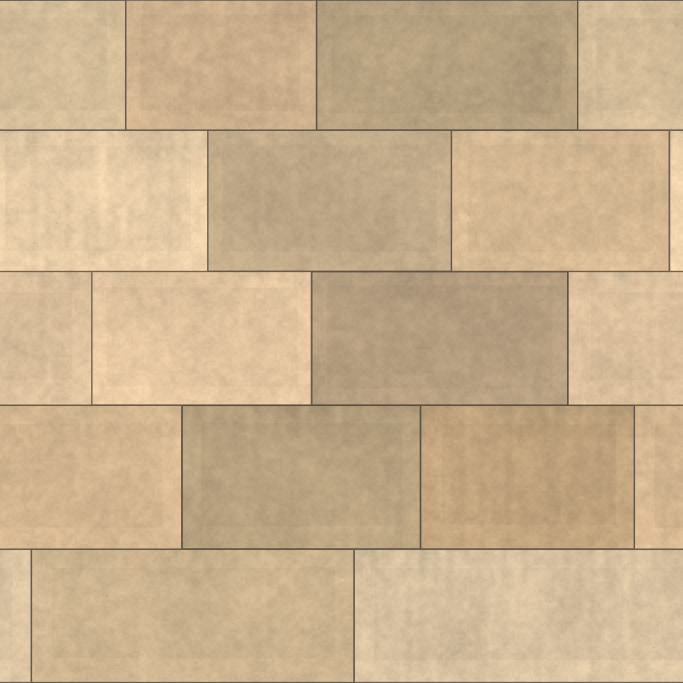
#> input picture unreal/MikdashCourtyardV3/SourceAssets/material-review/HerodianAshlarV4/T_HerodianV4_Trim_Albedo.png, 2048 x 2048 px (shown at 1/3 size)
$ python -i measure_antirepeat_frame.py   (imports and definitions only)
#> lines starting #> are read from the running program, lines starting #| are printed output that depends on the picture
"""Judge the anti-repeat material on RENDERED frames: is the repeat broken, and did the detail survive?

Shmuel, verbatim: "I don't wanna see, like, repeating patterns all over."

The 2026-09-09 pass broke the repeat and flattened the surface (gradient energy x0.20 against an
in-frame M_PBR_Tiled control at x1.03). Offline numbers could see neither half. This script reads
only pixels, from frames taken by Scripts/capture_frame_ashlar.ps1 view 02 (1752,1200,580 pitch 5
yaw 0: 4 m from the inner eastern gate wall jamb at eye height), and answers both questions against
thresholds fixed HERE, before any after-frame existed:

  REPEAT BROKEN   the normalized autocorrelation of the wall one tile across (acU), after/before
                  <= 0.75, AND the horizontal tile-comb energy fraction, after/before <= 0.75.
  DETAIL SURVIVED wall gradient energy after/before, divided by the SAME ratio on the unmodified
                  paving strip in the same frames (the in-frame exposure/lighting control), >= 0.80
                  for raw gradient energy, 5-px-smoothed gradient energy (the chamfer/bevel scale)
                  and vertical gradient energy (the lit/shadowed horizontal drafted-margin chamfers
                  that make the boss read as raised). The failure being guarded against is x0.20.

Both must hold for verdict PASS. A frame that breaks the repeat and flattens the wall is a FAIL, and
the receipt says which half failed.

  python Scripts/measure_antirepeat_frame.py --before B.png --after A.png --out X.json \
      --sampling implicit --label cp13t [--reference cp11c-02.png] [--visual V.json]

ACCEPTANCE V2 (2026-09-11, coordinator decision on Scripts/prove_combu_floor.py; fixed BEFORE any layout-break
frame existed). The v1 raw-combU bar was unpassable by the ideal answer: with two 300 cm periods in view,
combU = (1 + rho) / 2 exactly, so a wall with no repeat scores x0.87 and x0.75 needs the second period to be the
INVERSE of the first. v2 needs ALL of:
  1. JOINT REPEAT (primary) after/before <= 0.75. Dark thin VERTICAL lines (the rising joints and the drafted-margin
     shadow lines that travel with them): d = max(box_x21(L) - L, 0), box_y41(d), per-row mean removed. For each
     196-row band, the normalized row autocorrelation's maximum within +-40 px of THAT band's tile period, the
     period read off the CONTROL frame (argmax of the band's high-passed luma autocorrelation over 300-1900 px:
     the camera's 5 deg pitch makes it run 1307 -> 1416 px down the wall, so one fixed lag misses thin lines).
     Mean over bands. Control 0.480, attempt 3 0.448 (x0.93).
  2. RHO RATIO (combU - 0.5) after/before <= 0.75 (replaces raw combU; attempt 3 is -0.05).
  3. acU after/before <= 0.75, unchanged.
  4. DETAIL >= 0.85 of the paving-normalised gradient energy (edge, smoothed edge, vertical smoothed).
  plus a --visual JSON, written by the person who looked at the 1:1 crops, with every VISUAL_CHECKS key true.
  Numbers pass without --visual -> verdict PENDING_VISUAL, never PASS.
"""
import argparse
import hashlib
import json
import sys
from datetime import datetime, timezone
from pathlib import Path

import numpy as np
from PIL import Image

sys.path.insert(0, str(Path(__file__).resolve().parent))
import create_antirepeat_materials as car  # noqa: E402

# Regions at 3840x2160, read off cp11c-02: the wall fills the frame down to its lowest course; the
# paving is the strip below it. The bottom-left watermark is excluded from the paving.
WALL = (0, 0, 3840, 1960)
PAVING = (400, 2072, 3840, 2160)
THRESHOLDS = {'repeatAcURatioMax': 0.75, 'repeatCombURatioMax': 0.75, 'detailNormalizedRatioMin': 0.80,
              'regressionReference': 'x0.20 = the 2026-09-09 grad master on Nanite'}
# v1 above is kept for the record (it is reported as verdictV1Superseded); v2 decides the verdict.
ACCEPTANCE_V2 = {
    'version': 'v2-2026-09-11',
    'jointRepeatRatioMax': 0.75, 'rhoRatioMax': 0.75, 'acURatioMax': 0.75, 'detailNormalizedRatioMin': 0.85,
    'detailKeys': ['edgeEnergy', 'edgeEnergySmoothed', 'verticalEnergySmoothed'],
    'jointMap': 'd = max(box_x21(L) - L, 0); box_y41(d); per-row mean removed',
    'jointBandRows': 196, 'jointLagWindowPx': 40,
    'jointBandPeriodSource': 'CONTROL frame: per band argmax of highpass(luma) row autocorrelation over lags 300-1900',
    'rhoRatio': '(combU_after - 0.5) / (combU_before - 0.5); combU = (1 + rho)/2 exactly with 2 periods in view',
    'visualChecks': ['bossRaisedAt1to1', 'noStoneCutAtTileEdge', 'noSliverStones', 'noMidBlockSeam',
                     'noDashedBedJoint', 'noFalseRidge'],
    'decidedBy': 'coordinator, 2026-09-11, on SourceAssets/material-review/AntiRepeatV1/combu-floor-proof-20260911T032018Z.json',
}
JOINT_BAND = ACCEPTANCE_V2['jointBandRows']
JOINT_WINDOW = ACCEPTANCE_V2['jointLagWindowPx']


def sha(p):
    return hashlib.sha256(Path(p).read_bytes()).hexdigest()


def luma(path):
    rgb = np.asarray(Image.open(path).convert('RGB'), dtype=np.float64)
    return 0.2126 * rgb[..., 0] + 0.7152 * rgb[..., 1] + 0.0722 * rgb[..., 2], rgb


# [8 lines left out: function box, not called in this run]


def crop(a, b):
    x0, y0, x1, y1 = b
    return a[y0:y1, x0:x1]


# [9 lines left out: function detail, not called in this run]


def highpass(lum, k=151):
    """Remove the lighting gradient across the wall; keep everything up to about a block."""
    return lum - box(lum, k)


# [78 lines left out: functions row_acf, tile_period, comb_u, repeat, _box_x, joint_map and 2 more, not called in this run]


def frame(path, period=None, bands=None):
    lum, _ = luma(path)
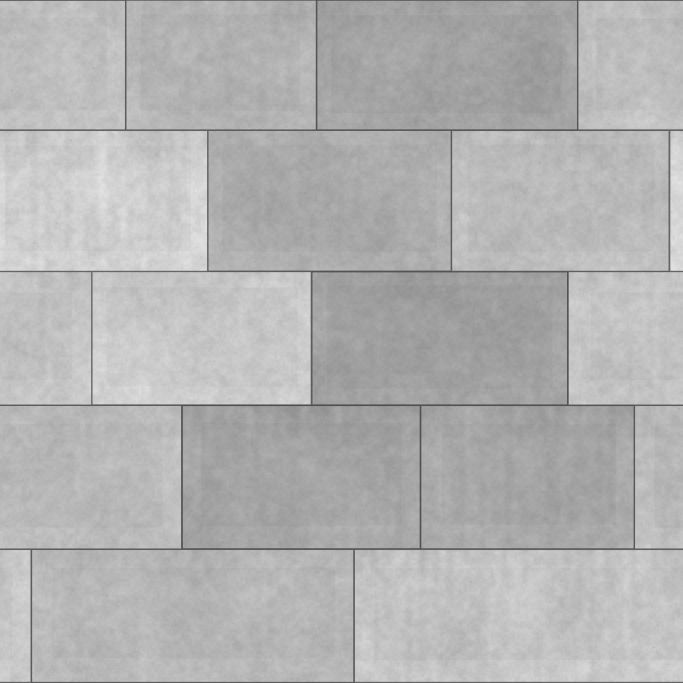
#> lum: shape (2048, 2048) float64 (shown at 1/3 size); min 79.33, max 229.2, mean 180.1
    if lum.shape != (2160, 3840):
#> (the run stopped early here; a loop or call above may not have finished)
